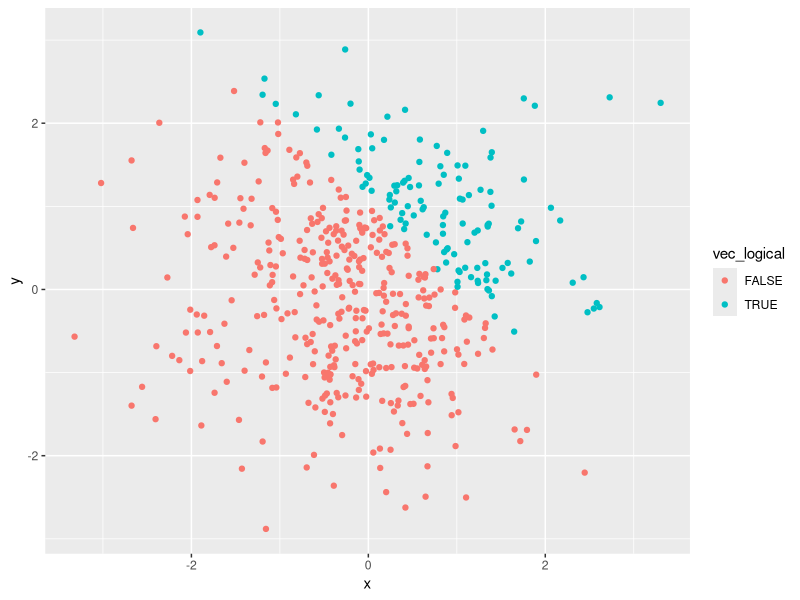
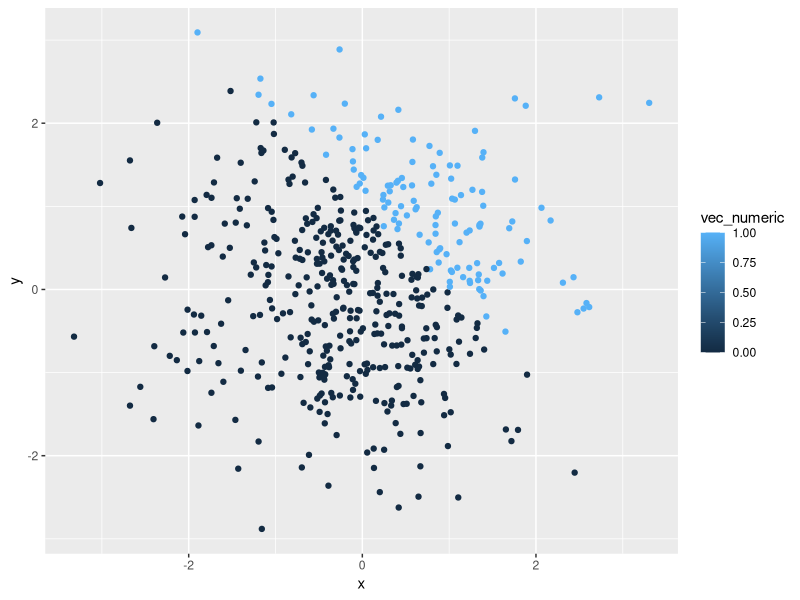
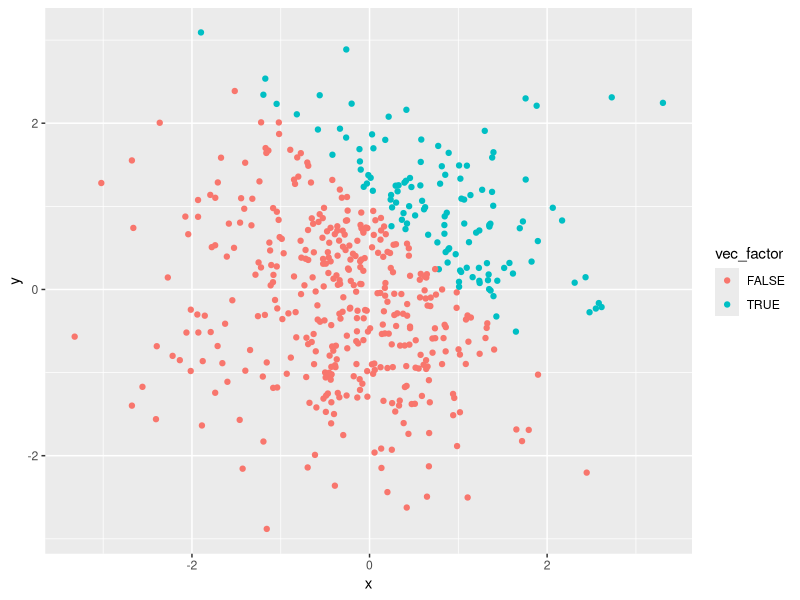
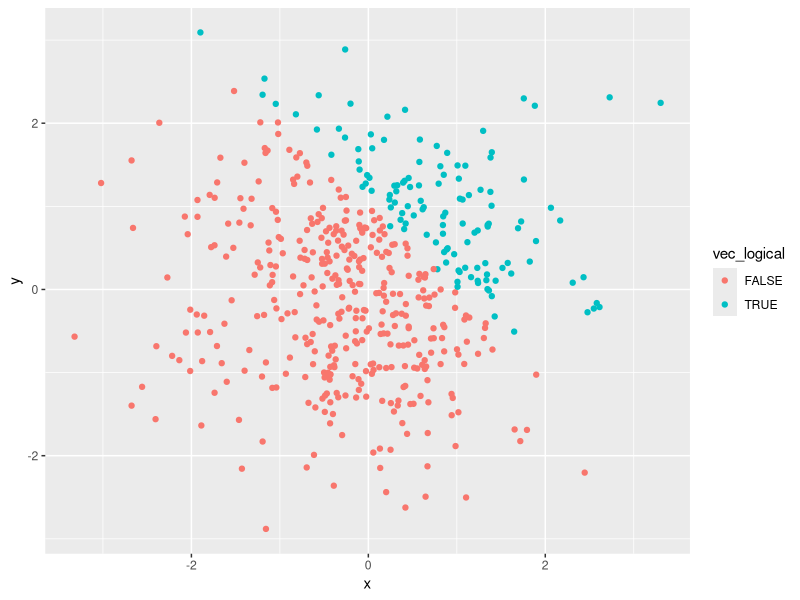

Recreate these plots in R, in order.
## ---- chunk 1
knitr::opts_chunk$set(echo = TRUE)
library(tidyverse)
## ---- chunk 2
library(tidyverse)
set.seed(100)
hw_problem1_df = tibble(
  samp = rnorm(8),
  vec_logical = samp > 0,
  vec_char = c("this", "homework", "is", "kind", "of", "hard", "still", "trying"),
  vec_factor = factor(c("a", "a", "a", "b", "b", "b", "c", "c")))
## ---- chunk 3
mean_samp = mean(pull(hw_problem1_df, samp))
mean_samp
## ---- chunk 4
mean_vec_logical = mean(pull(hw_problem1_df, vec_logical))
mean_vec_logical
## ---- chunk 5
mean_vec_char = mean(pull(hw_problem1_df, vec_char))
mean_vec_factor = mean(pull(hw_problem1_df, vec_factor))
## ---- chunk 6
as.numeric(pull(hw_problem1_df,vec_char))
as.numeric(pull(hw_problem1_df,vec_factor))
as.numeric(pull(hw_problem1_df,vec_logical))
## ---- chunk 7
vec_logical_numeric = as.numeric(pull(hw_problem1_df,vec_logical))
(vec_logical_numeric) * (pull(hw_problem1_df,samp))
## ---- chunk 8
vec_logical_factor = as.factor(pull(hw_problem1_df,vec_logical))
(vec_logical_factor) * (pull(hw_problem1_df,samp))
## ---- chunk 9
as.numeric(vec_logical_factor) * (pull(hw_problem1_df,samp))
## ---- chunk 10
hw_problem2_df = tibble(
  x = rnorm(500, mean = 0, sd = 1 ),
  y = rnorm(500, mean = 0, sd = 1),
  vec_logical = c(x + y > 1 ),
  vec_numeric = as.numeric(vec_logical),
  vec_factor = as.factor(vec_logical)
  )
## ---- chunk 11
nrow(hw_problem2_df)
ncol(hw_problem2_df)
mean(pull(hw_problem2_df, x))
median(pull(hw_problem2_df, x))
sd(pull(hw_problem2_df, x))
sum(pull(hw_problem2_df, vec_logical), na.rm=TRUE)/500
## ---- chunk 12
ggplot(hw_problem2_df, aes(x = x, y = y, color = vec_logical)) + geom_point()
ggsave("hw_problem2_df.pdf", width = 4, height = 6)
## ---- chunk 13
ggplot(hw_problem2_df, aes(x = x, y = y, color = vec_numeric)) + geom_point()
## ---- chunk 14
ggplot(hw_problem2_df, aes(x = x, y = y, color = vec_factor)) + geom_point()
